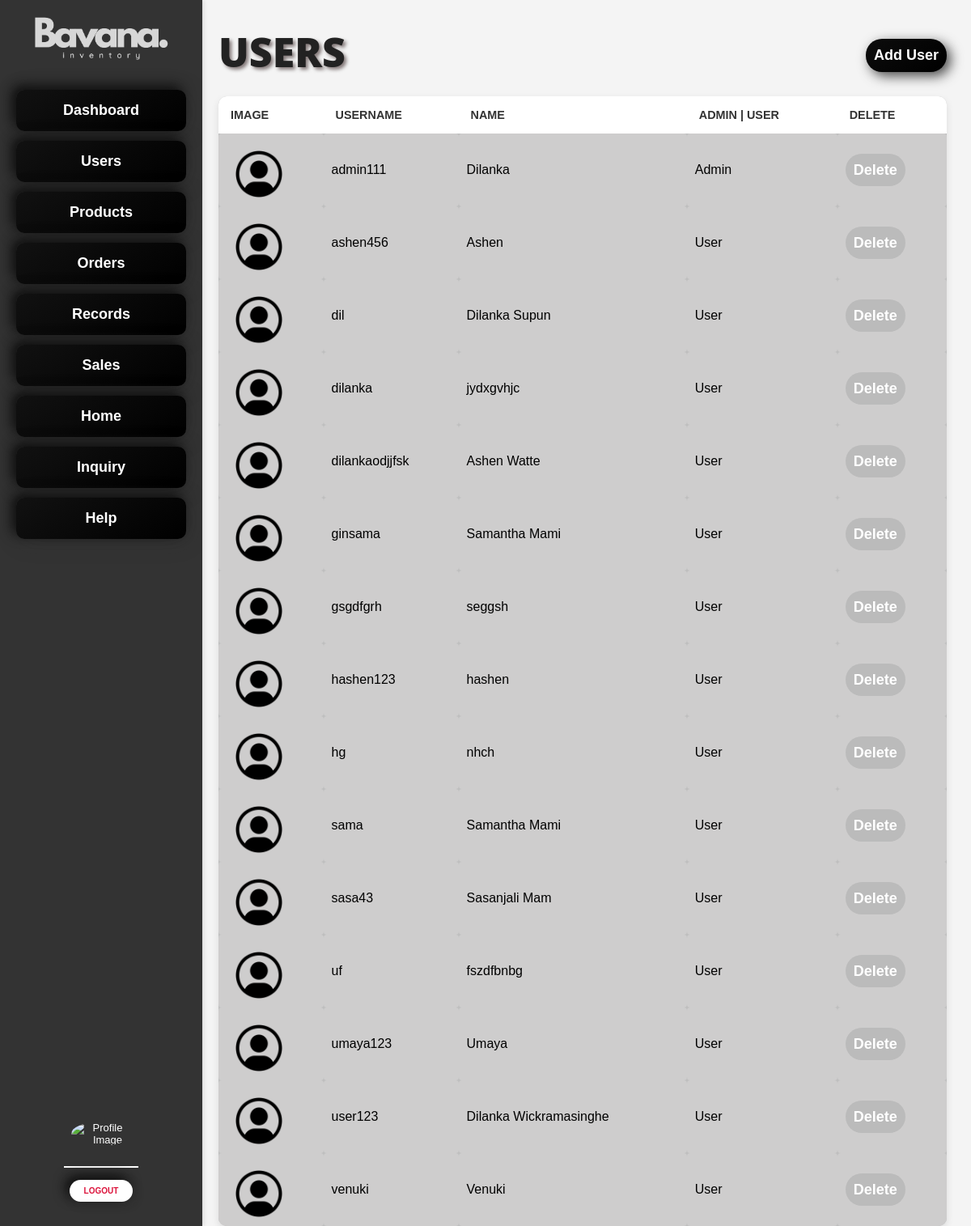
Screenshot of /Dashboard_admin/user.php with the database file from the repository.
### tables this page shows
CREATE TABLE `users` (
  `display_name` varchar(100) DEFAULT NULL,
  `username` varchar(50) NOT NULL,
  `profile_image` varchar(255) DEFAULT NULL,
  `is_admin` tinyint(1) DEFAULT NULL,
  `user_password` varchar(255) DEFAULT NULL
);

### Dashboard_admin/user.php (the view, shortened to what this page needs)
<!DOCTYPE html>
<html lang="en">
    <head>
        <link rel="stylesheet" href="../styles/dashbrd.css">
    </head>
<body>
    <div class="container">
            <?php require_once "./side_bar.php"; ?>
            <div class="card-container">
                <div class="header">
                    <h1>USERS</h1>
                    <a class="add-product" href="add_user_form.php">Add User</a>
                </div>
        <?php
                require_once "../backend/connect.php";
                $sql = "SELECT * FROM users";
                $result=mysqli_query($conn, $sql);
            if ($result->num_rows > 0) {
                echo "<table>";
                echo "<tr><th>Image</th><th>username</th><th>name</th><th>Admin | User</th><th>DELETE</th></tr>";
                while($row = $result -> fetch_assoc()) {
                    echo "<tr>
                    <td><img width='60px' src='../images_for dashbrd\user.png'/></td>
                    <td>".$row['username']."</td>
                    <td>".$row['display_name']."</td>
                    <td>".($row['is_admin'] == 1 ? "Admin" : "User") . "</td>
                    <td>
                        <a href='../backend/delete_user.php?username=" . $row['username'] . "' onclick=\"return confirm('Are you sure you want to delete this product?');\">Delete</a>
                    </td>
                    </tr>";
                }
                echo "</table>";
            }
            else {
                echo "<a class='no-add' href='add_user_form.php'>No User Added</a>";
            }
        ?>
    </div>
</body>
</html>

### styles/dashbrd.css (style rules this page uses)
* { margin: 0; padding: 0; box-sizing: border-box; }
body { font-family: Arial, sans-serif; display: flex; height: 100vh; background-color: #f4f4f4; }
.container { display: flex; width: 100%; height: 100%; }
.card-container { width: 100%; margin: 10px; padding: 20px; display: flex; flex-direction: column; margin-left: 250px; }
.card-container img { max-width: 60%; float: left; margin-top: 10px; margin-left: 10px; }
.card-container a, .change { text-decoration: none; color: rgb(255, 255, 255); font-size: large; font-weight: bold; background-color: #bfbfbf; padding: 10px; border-radius: 20px; }
.card-container a { margin-top: 28px; background-color: #bbbbbb; }
h1 { margin-bottom: auto; color: #222222; font-weight: 999; font-size: 50px; font-family: 'Open Sans', sans-serif; text-transform: uppercase; font-stretch: expanded; text-shadow: 3px 3px 4px rgba(22, 1, 1, 0.5); display: inline-block; }
.add-product { width: fit-content; background: linear-gradient(145deg, #0c0c0c, #000000); border: none; border-radius: 25px; color: rgb(255, 255, 255); padding: 15px 15px; font-size: 15px; font-family: 'Poppins', sans-serif; font-weight: bold; cursor: pointer; box-shadow: 5px 5px 15px rgb(73, 73, 73), -5px -5px 15px rgba(255, 255, 255, 0.1); transition: all 0.3s ease-in-out; margin-top: auto; transform: translateY(-10px); }
.header { display: flex; justify-content: space-between; margin-bottom: 20px; }
table { border-radius: 10px; font-family: 'Arial', sans-serif; width: 100%; max-width: 100%; border-collapse: collapse; border-color: #000000; background-color: #bfbfbf; box-shadow: 0px 4px 10px rgba(0, 0, 0, 0.1); overflow: hidden; margin-top: auto; margin-bottom: 600px; }
table a { background-color: transparent; color: #5a1414; font-weight: 700; font-family: 'Arial', sans-serif; }
td { padding: 10px; text-align: left; border-radius: 4px; background-color: #cecdcd; }
td img { border-radius: 50% ; width: 60px; height: 60px; object-fit: cover; }
th { padding: 15px; text-align: left; font-weight: bold; text-transform: uppercase; font-size: 0.9rem; color: #333; background-color: #ffffff; }

### rows the page displays
users: username "admin111", display_name "Dilanka", is_admin "Admin"
users: username "ashen456", display_name "Ashen", is_admin "User"
users: username "dil", display_name "Dilanka Supun", is_admin "User"
users: username "dilanka", display_name "jydxgvhjc", is_admin "User"
users: username "dilankaodjjfsk", display_name "Ashen Watte", is_admin "User"
users: username "ginsama", display_name "Samantha Mami", is_admin "User"
users: username "gsgdfgrh", display_name "seggsh", is_admin "User"
users: username "hashen123", display_name "hashen", is_admin "User"
users: username "hg", display_name "nhch", is_admin "User"
users: username "sama", display_name "Samantha Mami", is_admin "User"
users: username "sasa43", display_name "Sasanjali Mam", is_admin "User"
users: username "uf", display_name "fszdfbnbg", is_admin "User"
users: username "umaya123", display_name "Umaya", is_admin "User"
users: username "user123", display_name "Dilanka Wickramasinghe", is_admin "User"
users: username "venuki", display_name "Venuki", is_admin "User"
